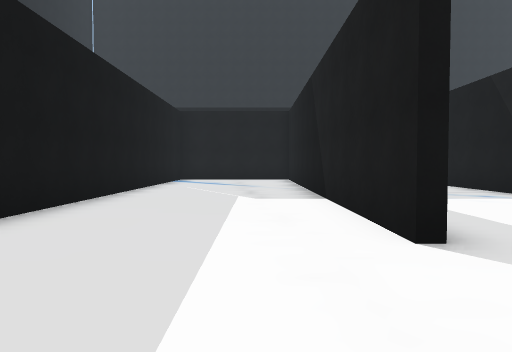
View 1 (above)

24 first-person views from a walk through a scene from a Unity 3-D project. The camera is 1.3 m above the floor, tilts 2° down and sees 70° across. The floor is counted in squares, 2 m on a side. Each view is taken from the middle of a square. On the plan, view 1 faces up. The plan holds only what a view shows up to about 11 squares ahead; the rest is blank. The place goes on beyond the plan. The player character is not drawn.

View 2
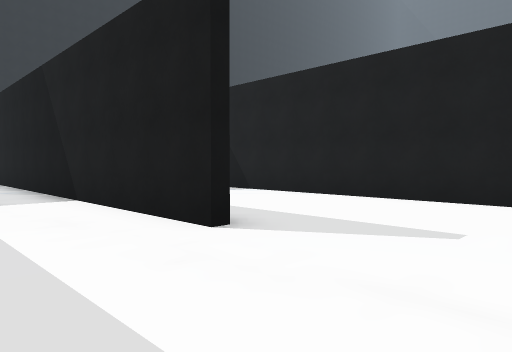

View 3
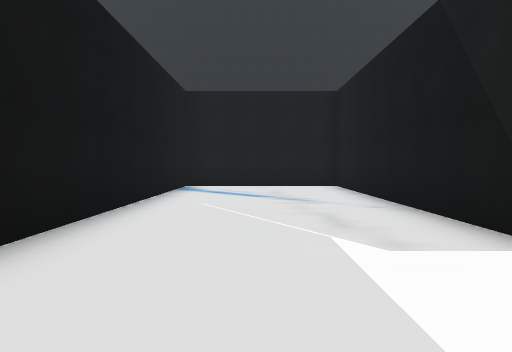

View 4
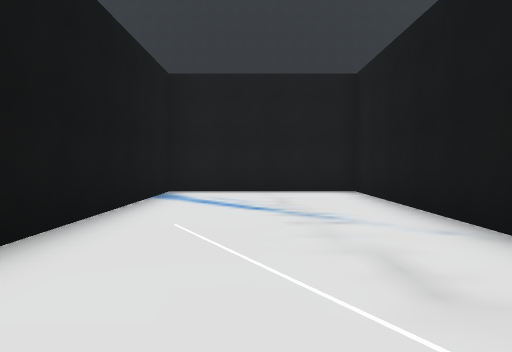

View 5
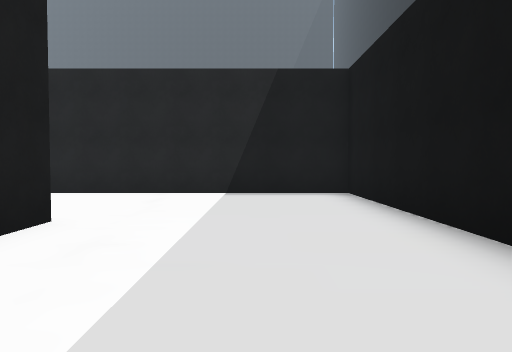

View 6
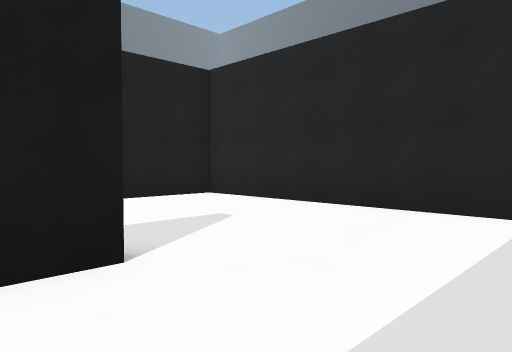

View 7
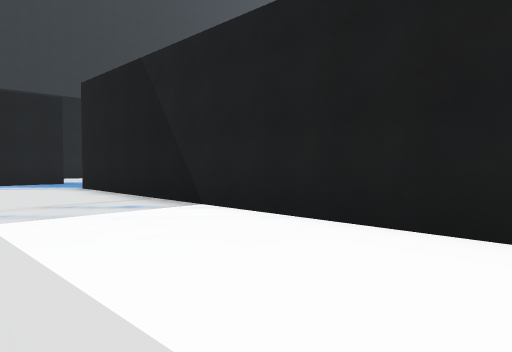

View 8
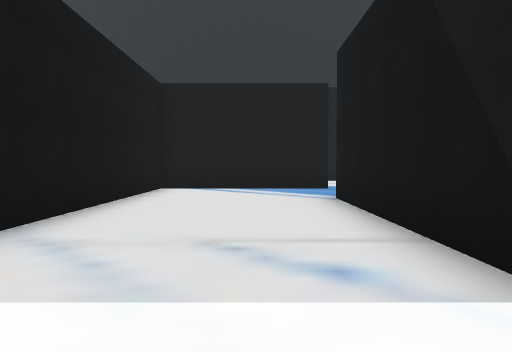

View 9
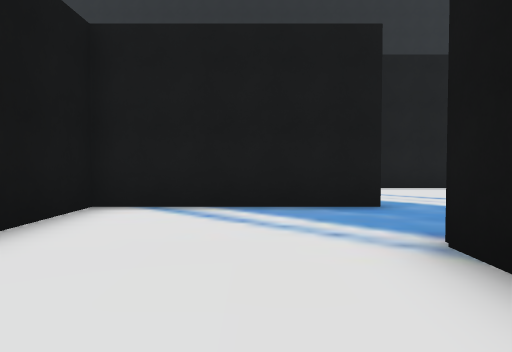

View 10
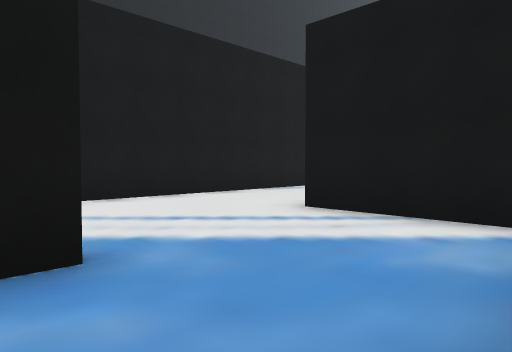

View 11
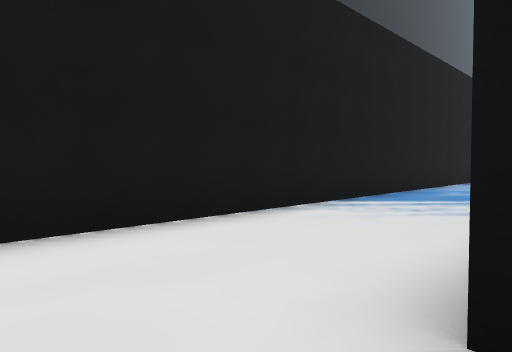

View 12
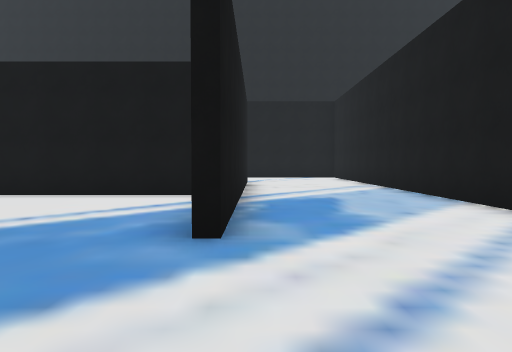

View 13
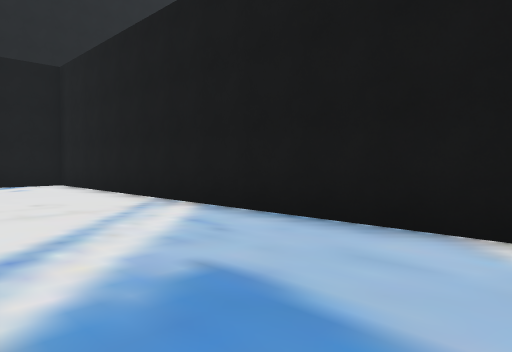

View 14
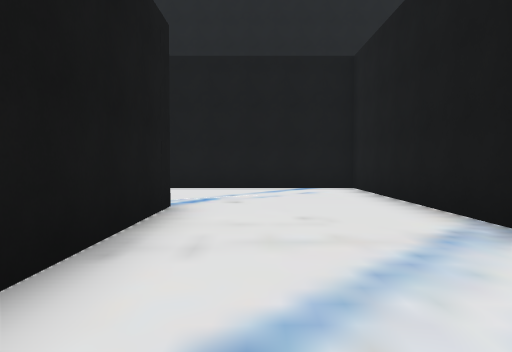

View 15
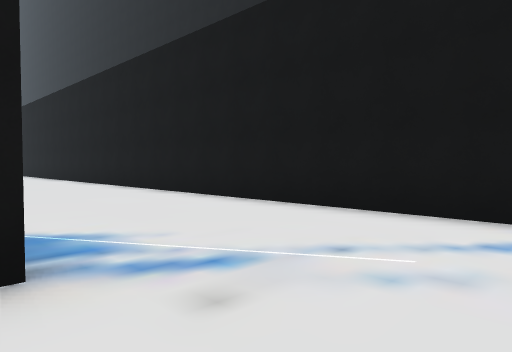

View 16
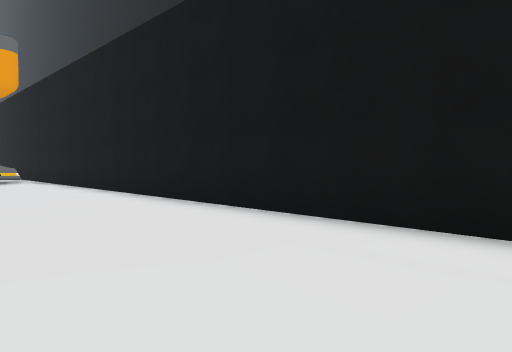

View 17
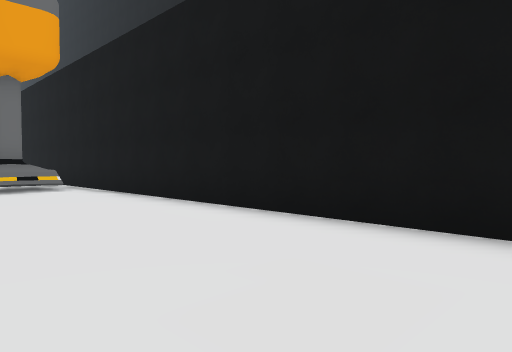

View 18
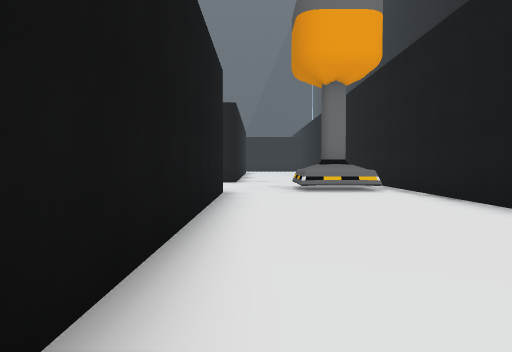

View 19
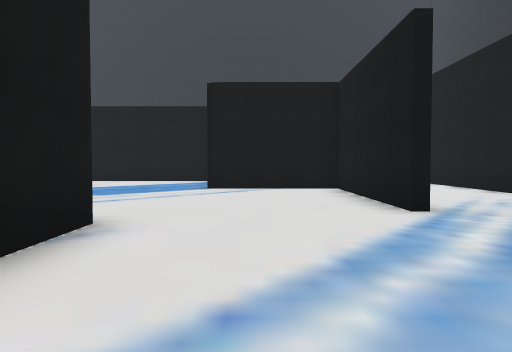

View 20
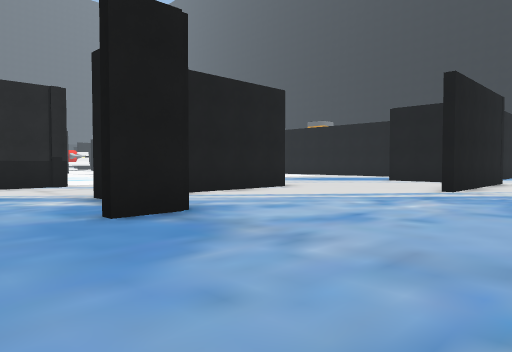

View 21
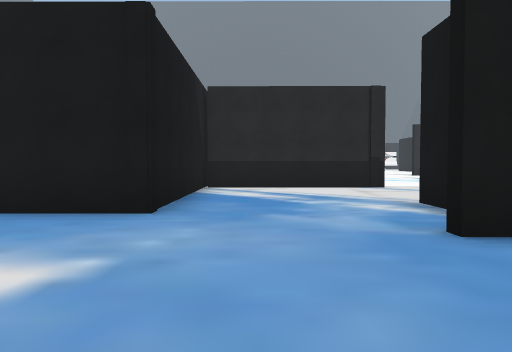

View 22
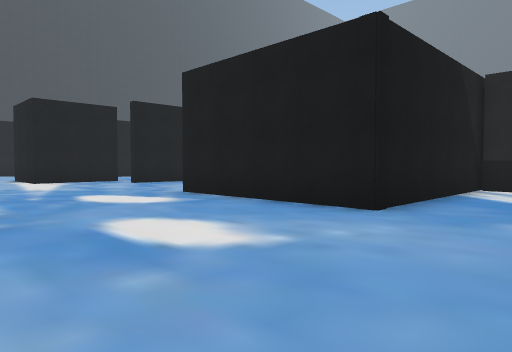

View 23
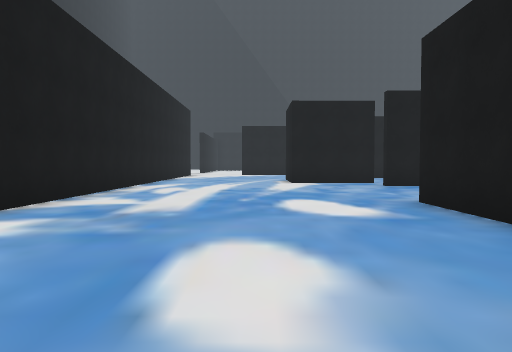

View 24
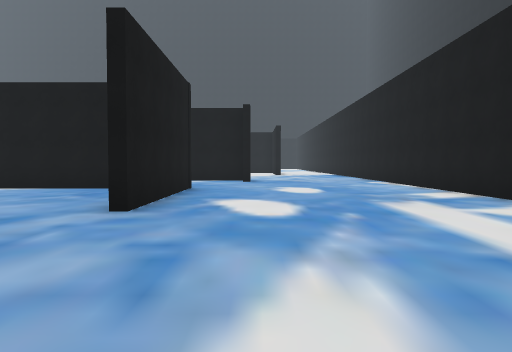

### Floor plan
Points are (right, up) in squares from view 1. A wall is a line through its corners. A room is listed if a view was taken in it or the views show most of it. See-through windows are left out.
Room 1 (views 1, 2, 3, 4, 5, 6, 7, 8, 9, 10)
walls: (1.3, 2.9) (1.3, 14.5) (-3, 14.5) (-3, -1) (5.5, -1) (5.5, 12); (5.9, 14.4) (1.6, 14.5) (1.5, 8.4)
ways out: opening at (5, 13) to room 2
Room 2 (views 11, 12, 13, 14, 15, 16, 17, 18, 19, 20, 21, 22, 23, 24)
walls: (15, 11.2) (18.4, 11.2); (19.5, 7.2) (24.4, 7.2); (9.4, 12.7) (9.4, 15.4); (14.1, 15.1) (9.7, 15.1) (9.7, 11.7); (20.3, 11.9) (20.3, 10.9); (10, 15.4) (14.1, 15.4); (20, 13.8) (21.3, 13.8); (24.6, 10.3) (24.6, 7.4); (24.4, 6.5) (24.4, 12.3) (29.1, 12.3); (20, 18.5) (7.1, 18.5); (4, 18.5) (-7.6, 18.6) (-7.7, -3.6); (-3.6, 14.7) (5.9, 14.7); (33.4, 10.3) (33.4, 11.4); (-3.3, -1) (-3.3, 6); (34, 18.5) (23, 18.5)
ways out: opening at (5, 13) to room 1
objects: other object (-7, -3) to (-5, -2)

Positions as (right, up) in squares from view 1, and headings:
1: (0, 0), facing up
2: (-1, 0), facing up-right
3: (-1, 4), facing up
4: (-1, 6), facing up
5: (-1, 7), facing down
6: (-1, 4), facing down-right
7: (2, 2), facing up-right
8: (4, 5), facing up
9: (4, 9), facing up
10: (5, 12), facing up-right
11: (8, 15), facing up-right
12: (9, 15), facing left
13: (4, 15), facing up-left
14: (2, 16), facing left
15: (-3, 17), facing down-left
16: (-4, 12), facing down-left
17: (-4, 8), facing down-left
18: (-4, 7), facing down
19: (19, 13), facing left
20: (23, 18), facing down-left
21: (23, 17), facing down
22: (22, 17), facing down-right
23: (23, 15), facing right
24: (34, 14), facing left
